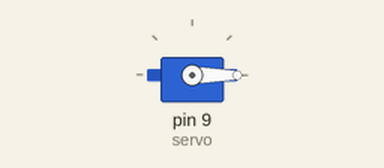
The sketch below on a simulated Arduino Uno, built with avr-gcc and run on an emulated ATmega328P. Parts: servo.

Above: at 0.1 s.
At 19.1 s:
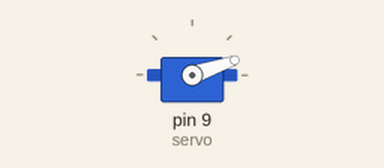
At 39.1 s:
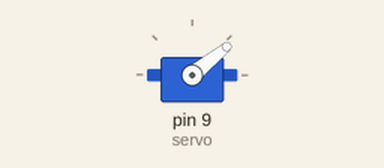
Timing chart, 0 to 40.0 s (numbered marks = the images above):
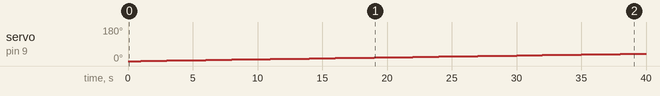

Measured:
- by itself, servo on pin 9 (servo): moves from 0° to 39° over 38.0 s

The sketch:

Ejemplo5.ino
```cpp
#include <Servo.h>
Servo servo;
int angulo = 10;
void setup() {
  // put your setup code here, to run once:
  Serial.begin(9600);
  servo.attach(9);
  servo.write(0);
}

void loop() {
  // put your main code here, to run repeatedly:
  for(angulo = 0; angulo <= 180; angulo += 1){
    servo.write(angulo);
    delay(1000);
  }
}
```
